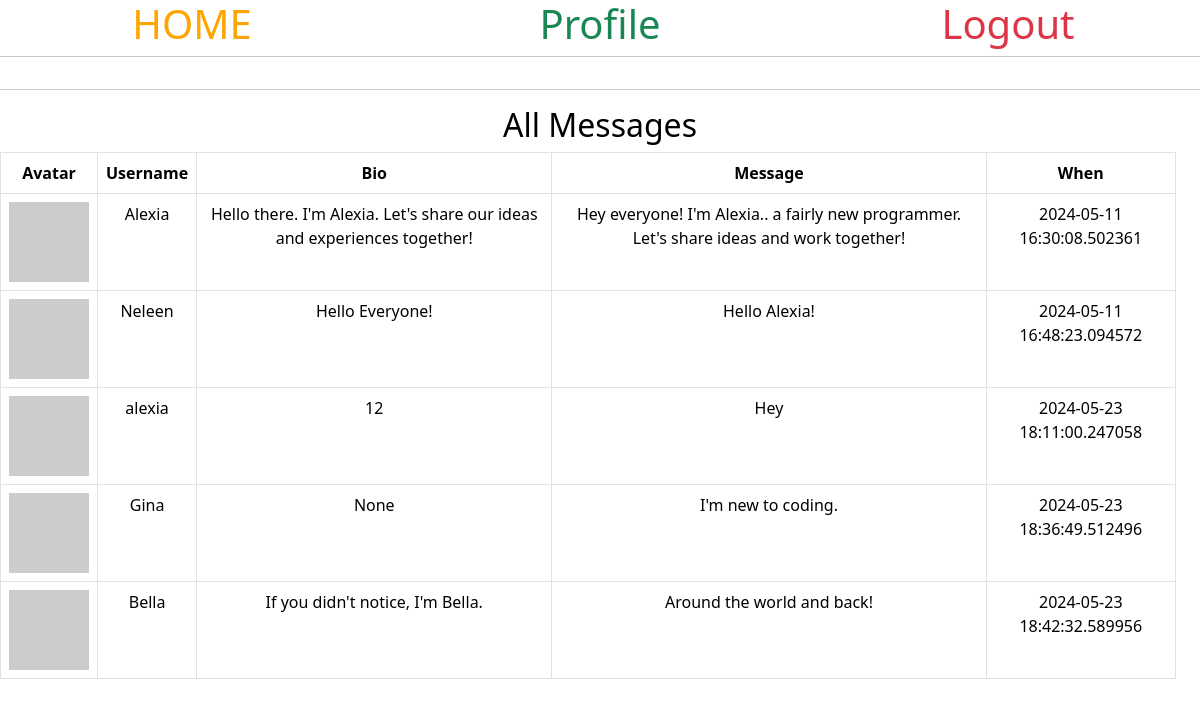
The page /home (signed in) on the database its author committed.
### app/models.py (models this page shows, shortened)
class Post(db.Model):
    id = db.Column(db.Integer, primary_key=True)
    body = db.Column(db.String(360))
    timestamp = db.Column(db.DateTime, index=True, default=datetime.now)
    user_id = db.Column(db.Integer, db.ForeignKey('user.id'))

class User(UserMixin, db.Model):
    id = db.Column(db.Integer, primary_key=True)
    username = db.Column(db.String(64), index=True, unique=True)
    email = db.Column(db.String(120), index=True, unique=True)
    password_hash = db.Column(db.String(128))
    about_me = db.Column(db.String(140))
    last_seen = db.Column(db.DateTime, default=datetime.now)
    posts = db.relationship("Post", backref='author', lazy='dynamic')
    def avatar(self,size):
       digest= md5(self.email.lower().encode('utf-8')).hexdigest()
       return f'https://www.gravatar.com/avatar/{digest}?d=identicon&s={size}'

### app/routes.py (the view)
@app.route('/', methods=['GET', 'POST'])
@app.route('/home', methods=['GET', 'POST'])
@login_required
def index():
    form = PostForm()
    if form.validate_on_submit():
        post = Post(body=form.body.data, author=current_user)
        db.session.add(post)
        db.session.commit()
        flash('Your Post Is Live Now!')
        return redirect (url_for('index'))
    posts= Post.query.all()
    return render_template('index.html',
                            title='Home',
                              form=form ,
                                  posts=posts)

### app/models.py (called while the page is built)
@login.user_loader
def load_user(id):
    return User.query.get(int(id))

### app/routes.py (called while the page is built)
@app.before_request
def before_request():
    if current_user.is_authenticated:
        current_user.last_seen = datetime.now()
        db.session.commit()

### app/templates/index.html (shortened to what this page needs)
{% extends 'base.html' %}
{% block content %}
<div class="row">
  <div class="col-md-12">
  </div>
</div>
</div>
<hr>
<h2>All Messages</h2>
<div class="row">
  <div class="col-md-12">
    <table class="table table-bordered">
      <tr>
        <th>
          Avatar
        </th>
        <th>
          Username
        </th>
        <th>
          Bio
        </th>
        <th>
          Message
        </th>
        <th>
          When
        </th>
      </tr>
      {% for post in posts %}
        {% if post %}
          <tbody>
            <tr>
              <td>
                <img src="{{post.author.avatar(36)}}" alt="">
              </td>
              <td>
                {{post.author.username}}
              </td>
              <td>
                {{post.author.about_me}}
              </td>
              <td>
                {{ post.body }}
              </td>
              <td>
                {{ post.timestamp}}
              </td>
            </tr>
          </tbody>
        {% endif %}
      {% endfor %}
    </table>
  </div>
</div>
   </div>
{% endblock %}

### app/static/css/style.css (style rules this page uses)
h2 { color: black; text-align: center; }

### rows shown on the page
Post: author.username "Alexia", author.about_me "Hello there. I'm Alexia. Let's share our ideas and experiences together!", body "Hey everyone! I'm Alexia.. a fairly new programmer. Let's share ideas and work together!", timestamp "2024-05-11 16:30:08.502361"
Post: author.username "Neleen", author.about_me "Hello Everyone!", body "Hello Alexia!", timestamp "2024-05-11 16:48:23.094572"
Post: author.username "alexia", author.about_me "12", body "Hey", timestamp "2024-05-23 18:11:00.247058"
Post: author.username "Gina", author.about_me "None", body "I'm new to coding.", timestamp "2024-05-23 18:36:49.512496"
Post: author.username "Bella", author.about_me "If you didn't notice, I'm Bella.", body "Around the world and back!", timestamp "2024-05-23 18:42:32.589956"
